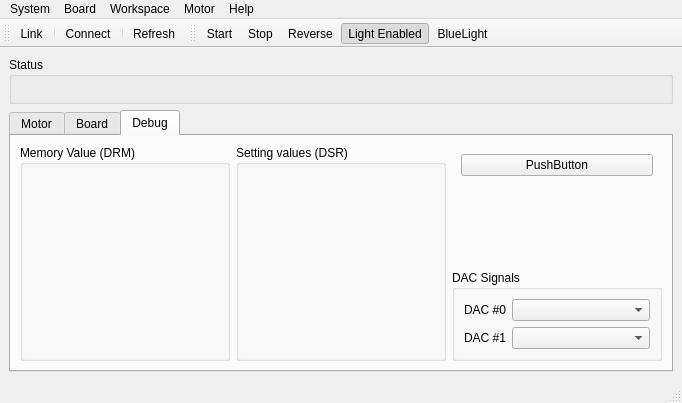
<?xml version="1.0" encoding="UTF-8"?>
<ui version="4.0">
 <class>DevWindow</class>
 <widget class="QMainWindow" name="DevWindow">
  <property name="geometry">
   <rect>
    <x>0</x>
    <y>0</y>
    <width>682</width>
    <height>403</height>
   </rect>
  </property>
  <property name="windowTitle">
   <string>DsmCP - Dev</string>
  </property>
  <widget class="QWidget" name="centralwidget">
   <layout class="QVBoxLayout" name="verticalLayout">
    <item>
     <widget class="QGroupBox" name="groupBoxBoardStatus">
      <property name="title">
       <string>Status</string>
      </property>
      <layout class="QGridLayout" name="gridLayout">
       <item row="0" column="0" colspan="2">
        <widget class="QError" name="frameBoardError"/>
       </item>
       <item row="1" column="0">
        <widget class="QRegisterFlagDev" name="frameBoardStatus1">
         <property name="frameShape">
          <enum>QFrame::StyledPanel</enum>
         </property>
         <property name="frameShadow">
          <enum>QFrame::Raised</enum>
         </property>
        </widget>
       </item>
       <item row="1" column="1">
        <widget class="QRegisterFlagDev" name="frameBoardStatus2">
         <property name="frameShape">
          <enum>QFrame::StyledPanel</enum>
         </property>
         <property name="frameShadow">
          <enum>QFrame::Raised</enum>
         </property>
        </widget>
       </item>
      </layout>
     </widget>
    </item>
    <item>
     <widget class="QTabWidget" name="tabWidget">
      <property name="sizePolicy">
       <sizepolicy hsizetype="Expanding" vsizetype="Expanding">
        <horstretch>0</horstretch>
        <verstretch>0</verstretch>
       </sizepolicy>
      </property>
      <property name="currentIndex">
       <number>2</number>
      </property>
      <widget class="QWidget" name="tabMotor">
       <attribute name="title">
        <string>Motor</string>
       </attribute>
       <layout class="QGridLayout" name="gridLayout_2">
        <item row="0" column="1">
         <widget class="QGroupBox" name="groupBoxTorque">
          <property name="title">
           <string>Torque</string>
          </property>
          <layout class="QVBoxLayout" name="verticalLayoutTorque">
           <item>
            <widget class="QTorque" name="widgetTorque">
             <property name="frameShape">
              <enum>QFrame::StyledPanel</enum>
             </property>
             <property name="frameShadow">
              <enum>QFrame::Raised</enum>
             </property>
            </widget>
           </item>
          </layout>
         </widget>
        </item>
        <item row="1" column="1">
         <widget class="QActionButton" name="pushButtonStop">
          <property name="text">
           <string>PushButton</string>
          </property>
          <property name="icon">
           <iconset resource="../res/img.qrc">
            <normaloff>:/img/32/stop.png</normaloff>:/img/32/stop.png</iconset>
          </property>
         </widget>
        </item>
        <item row="1" column="0">
         <widget class="QActionButton" name="pushButtonStart">
          <property name="text">
           <string>PushButton</string>
          </property>
          <property name="icon">
           <iconset resource="../res/img.qrc">
            <normaloff>:/img/32/start.png</normaloff>:/img/32/start.png</iconset>
          </property>
         </widget>
        </item>
        <item row="0" column="0">
         <widget class="QGroupBox" name="groupBoxSpeed">
          <property name="title">
           <string>Speed</string>
          </property>
          <layout class="QVBoxLayout" name="verticalLayoutSpeed">
           <item>
            <widget class="QSpeed" name="widgetSpeed">
             <property name="frameShape">
              <enum>QFrame::StyledPanel</enum>
             </property>
             <property name="frameShadow">
              <enum>QFrame::Raised</enum>
             </property>
            </widget>
           </item>
          </layout>
         </widget>
        </item>
       </layout>
      </widget>
      <widget class="QWidget" name="tabBoard">
       <attribute name="title">
        <string>Board</string>
       </attribute>
       <layout class="QGridLayout" name="gridLayout_3">
        <item row="0" column="1">
         <widget class="QGroupBox" name="groupBoxAnalogInputs">
          <property name="title">
           <string>Analog inputs</string>
          </property>
          <layout class="QHBoxLayout" name="horizontalLayout"/>
         </widget>
        </item>
        <item row="0" column="0">
         <widget class="QGroupBox" name="groupBoxSystemMode">
          <property name="title">
           <string>System mode</string>
          </property>
          <layout class="QVBoxLayout" name="verticalLayout_2">
           <item>
            <widget class="QSystemModeDev" name="frameSystemMode">
             <property name="frameShape">
              <enum>QFrame::StyledPanel</enum>
             </property>
             <property name="frameShadow">
              <enum>QFrame::Raised</enum>
             </property>
            </widget>
           </item>
          </layout>
         </widget>
        </item>
        <item row="0" column="2">
         <widget class="QGroupBox" name="groupBoxAB14">
          <property name="title">
           <string>Dip switch AB-14</string>
          </property>
          <layout class="QHBoxLayout" name="horizontalLayout_3">
           <item>
            <widget class="QDipSwitch4" name="dipswitch_ab14" native="true">
             <property name="enabled">
              <bool>true</bool>
             </property>
             <property name="sizePolicy">
              <sizepolicy hsizetype="Preferred" vsizetype="Preferred">
               <horstretch>0</horstretch>
               <verstretch>0</verstretch>
              </sizepolicy>
             </property>
            </widget>
           </item>
          </layout>
         </widget>
        </item>
       </layout>
      </widget>
      <widget class="QWidget" name="tabDebug">
       <attribute name="title">
        <string>Debug</string>
       </attribute>
       <layout class="QGridLayout" name="gridLayout_5">
        <item row="0" column="2">
         <widget class="QFrame" name="frame">
          <property name="frameShape">
           <enum>QFrame::NoFrame</enum>
          </property>
          <property name="frameShadow">
           <enum>QFrame::Raised</enum>
          </property>
          <layout class="QHBoxLayout" name="horizontalLayout_2">
           <item>
            <widget class="QActionButton" name="pushButtonRefreshDebug">
             <property name="text">
              <string>PushButton</string>
             </property>
            </widget>
           </item>
          </layout>
         </widget>
        </item>
        <item row="1" column="2">
         <spacer name="verticalSpacer">
          <property name="orientation">
           <enum>Qt::Vertical</enum>
          </property>
          <property name="sizeHint" stdset="0">
           <size>
            <width>20</width>
            <height>40</height>
           </size>
          </property>
         </spacer>
        </item>
        <item row="0" column="0" rowspan="3">
         <widget class="QGroupBox" name="groupBoxDebugValues">
          <property name="title">
           <string>Memory Value (DRM)</string>
          </property>
          <layout class="QGridLayout" name="gridLayout_4"/>
         </widget>
        </item>
        <item row="2" column="2">
         <widget class="QGroupBox" name="groupBoxDebugDAC">
          <property name="title">
           <string>DAC Signals</string>
          </property>
          <layout class="QFormLayout" name="formLayout">
           <item row="0" column="0">
            <widget class="QLabel" name="labelDebugDac0">
             <property name="text">
              <string>DAC #0</string>
             </property>
            </widget>
           </item>
           <item row="0" column="1">
            <widget class="QComboBox" name="comboBoxDebugDac0"/>
           </item>
           <item row="1" column="0">
            <widget class="QLabel" name="labelDebugDac1">
             <property name="text">
              <string>DAC #1</string>
             </property>
            </widget>
           </item>
           <item row="1" column="1">
            <widget class="QComboBox" name="comboBoxDebugDac1"/>
           </item>
          </layout>
         </widget>
        </item>
        <item row="0" column="1" rowspan="3">
         <widget class="QGroupBox" name="groupBoxDebugSettingValues">
          <property name="title">
           <string>Setting values (DSR)</string>
          </property>
          <layout class="QGridLayout" name="gridLayout_6"/>
         </widget>
        </item>
       </layout>
      </widget>
     </widget>
    </item>
   </layout>
  </widget>
  <widget class="QMenuBar" name="menuBar">
   <property name="geometry">
    <rect>
     <x>0</x>
     <y>0</y>
     <width>682</width>
     <height>22</height>
    </rect>
   </property>
   <widget class="QMenu" name="menuSystem">
    <property name="title">
     <string>System</string>
    </property>
    <addaction name="actionLink"/>
    <addaction name="actionConnect"/>
    <addaction name="actionRefresh"/>
    <addaction name="actionAutoRefresh"/>
    <addaction name="separator"/>
    <addaction name="actionQuit"/>
   </widget>
   <widget class="QMenu" name="menuMotor">
    <property name="title">
     <string>Motor</string>
    </property>
    <addaction name="actionMotorMode"/>
    <addaction name="actionMotorStart"/>
    <addaction name="actionMotorStop"/>
    <addaction name="actionLightEnabled"/>
    <addaction name="actionLightBlue"/>
    <addaction name="actionMotorReverse"/>
   </widget>
   <widget class="QMenu" name="menuHelp">
    <property name="title">
     <string>Help</string>
    </property>
    <addaction name="actionHelp"/>
    <addaction name="actionAbout"/>
    <addaction name="actionRegistersView"/>
   </widget>
   <widget class="QMenu" name="menuWorkspace">
    <property name="title">
     <string>Workspace</string>
    </property>
   </widget>
   <widget class="QMenu" name="menuBoard">
    <property name="title">
     <string>Board</string>
    </property>
    <addaction name="actionFirmReset"/>
    <addaction name="actionAPISendFirmware"/>
    <addaction name="actionAboutBoard"/>
    <addaction name="actionRefreshDebug"/>
    <addaction name="actionRefreshAnalogInputs"/>
   </widget>
   <addaction name="menuSystem"/>
   <addaction name="menuBoard"/>
   <addaction name="menuWorkspace"/>
   <addaction name="menuMotor"/>
   <addaction name="menuHelp"/>
  </widget>
  <widget class="QStatusBar" name="statusBar"/>
  <widget class="QToolBar" name="toolBarSystem">
   <property name="windowTitle">
    <string>toolBar</string>
   </property>
   <attribute name="toolBarArea">
    <enum>TopToolBarArea</enum>
   </attribute>
   <attribute name="toolBarBreak">
    <bool>false</bool>
   </attribute>
   <addaction name="actionLink"/>
   <addaction name="separator"/>
   <addaction name="actionConnect"/>
   <addaction name="separator"/>
   <addaction name="actionRefresh"/>
  </widget>
  <widget class="QToolBar" name="toolBarMotor">
   <property name="windowTitle">
    <string>toolBar_2</string>
   </property>
   <attribute name="toolBarArea">
    <enum>TopToolBarArea</enum>
   </attribute>
   <attribute name="toolBarBreak">
    <bool>false</bool>
   </attribute>
   <addaction name="actionMotorStart"/>
   <addaction name="actionMotorStop"/>
   <addaction name="actionMotorReverse"/>
   <addaction name="actionLightEnabled"/>
   <addaction name="actionLightBlue"/>
  </widget>
  <action name="actionLink">
   <property name="checkable">
    <bool>true</bool>
   </property>
   <property name="icon">
    <iconset resource="../res/img.qrc">
     <normaloff>:/img/32/unlink.png</normaloff>
     <normalon>:/img/32/link.png</normalon>
     <activeoff>:/img/32/link.png</activeoff>
     <activeon>:/img/32/unlink.png</activeon>:/img/32/unlink.png</iconset>
   </property>
   <property name="text">
    <string>Link</string>
   </property>
   <property name="toolTip">
    <string>Link DCP to board</string>
   </property>
  </action>
  <action name="actionMotorStart">
   <property name="icon">
    <iconset>
     <normalon>:/img/32/start.png</normalon>
    </iconset>
   </property>
   <property name="text">
    <string>Start</string>
   </property>
   <property name="toolTip">
    <string>Start the motor</string>
   </property>
   <property name="shortcut">
    <string>F2</string>
   </property>
  </action>
  <action name="actionLightEnabled">
   <property name="checkable">
    <bool>true</bool>
   </property>
   <property name="checked">
    <bool>true</bool>
   </property>
   <property name="icon">
    <iconset resource="../res/img.qrc">
     <normaloff>:/img/32/light-off.png</normaloff>
     <normalon>:/img/32/light-on.png</normalon>
     <activeoff>:/img/32/light-on.png</activeoff>
     <activeon>:/img/32/light-off.png</activeon>:/img/32/light-off.png</iconset>
   </property>
   <property name="text">
    <string>Light Enabled</string>
   </property>
   <property name="toolTip">
    <string>Enable/disable Light</string>
   </property>
   <property name="shortcut">
    <string>F4</string>
   </property>
  </action>
  <action name="actionLightBlue">
   <property name="checkable">
    <bool>true</bool>
   </property>
   <property name="icon">
    <iconset resource="../res/img.qrc">
     <normaloff>:/img/32/light.png</normaloff>
     <normalon>:/img/32/light-blue.png</normalon>
     <activeoff>:/img/32/light-blue.png</activeoff>
     <activeon>:/img/32/light.png</activeon>:/img/32/light.png</iconset>
   </property>
   <property name="text">
    <string>BlueLight</string>
   </property>
   <property name="toolTip">
    <string>Switch white / blue light</string>
   </property>
   <property name="shortcut">
    <string>F9</string>
   </property>
  </action>
  <action name="actionMotorReverse">
   <property name="checkable">
    <bool>true</bool>
   </property>
   <property name="icon">
    <iconset resource="../res/img.qrc">
     <normaloff>:/img/32/clockwise.png</normaloff>
     <normalon>:/img/32/counterclockwise.png</normalon>
     <activeoff>:/img/32/counterclockwise.png</activeoff>
     <activeon>:/img/32/clockwise.png</activeon>:/img/32/clockwise.png</iconset>
   </property>
   <property name="text">
    <string>Reverse</string>
   </property>
   <property name="toolTip">
    <string>Reverses the motor rotation direction</string>
   </property>
   <property name="shortcut">
    <string>F7</string>
   </property>
  </action>
  <action name="actionAbout">
   <property name="text">
    <string>About ...</string>
   </property>
   <property name="shortcut">
    <string>Ctrl+F1</string>
   </property>
  </action>
  <action name="actionQuit">
   <property name="text">
    <string>Quit</string>
   </property>
   <property name="shortcut">
    <string>Ctrl+Q</string>
   </property>
  </action>
  <action name="actionAutoRefresh">
   <property name="checkable">
    <bool>true</bool>
   </property>
   <property name="icon">
    <iconset>
     <normalon>:/img/32/autorefresh.png</normalon>
    </iconset>
   </property>
   <property name="text">
    <string>AutoRefresh</string>
   </property>
  </action>
  <action name="actionUnlink">
   <property name="icon">
    <iconset>
     <normalon>:/img/32/unlink.png</normalon>
    </iconset>
   </property>
   <property name="text">
    <string>Unlink</string>
   </property>
   <property name="toolTip">
    <string>Unlink DCP from board</string>
   </property>
  </action>
  <action name="actionRefresh">
   <property name="icon">
    <iconset>
     <normalon>:/img/32/refresh.png</normalon>
    </iconset>
   </property>
   <property name="text">
    <string>Refresh</string>
   </property>
   <property name="toolTip">
    <string>Refresh</string>
   </property>
   <property name="shortcut">
    <string>Ctrl+F5</string>
   </property>
  </action>
  <action name="actionHelp">
   <property name="icon">
    <iconset>
     <normalon>:/img/32/help.png</normalon>
    </iconset>
   </property>
   <property name="text">
    <string>Help</string>
   </property>
   <property name="shortcut">
    <string>F1</string>
   </property>
  </action>
  <action name="actionMotorStop">
   <property name="icon">
    <iconset>
     <normalon>:/img/32/stop.png</normalon>
    </iconset>
   </property>
   <property name="text">
    <string>Stop</string>
   </property>
   <property name="toolTip">
    <string>Stop the motor</string>
   </property>
   <property name="shortcut">
    <string>F3</string>
   </property>
  </action>
  <action name="actionFirmReset">
   <property name="text">
    <string>Firmware Reset</string>
   </property>
   <property name="toolTip">
    <string>Reset the firmware settings</string>
   </property>
  </action>
  <action name="actionAPISendFirmware">
   <property name="text">
    <string>Send Firmware</string>
   </property>
  </action>
  <action name="actionAboutBoard">
   <property name="text">
    <string>About board...</string>
   </property>
  </action>
  <action name="actionMotorMode">
   <property name="text">
    <string>Motor mode...</string>
   </property>
   <property name="toolTip">
    <string>Show motor mode dialog</string>
   </property>
   <property name="shortcut">
    <string>F10</string>
   </property>
  </action>
  <action name="actionRegistersView">
   <property name="text">
    <string>Registers view</string>
   </property>
   <property name="shortcut">
    <string>Shift+F1</string>
   </property>
  </action>
  <action name="actionConnect">
   <property name="icon">
    <iconset resource="../res/img.qrc">
     <normaloff>:/img/32/key.png</normaloff>:/img/32/key.png</iconset>
   </property>
   <property name="text">
    <string>Connect...</string>
   </property>
   <property name="toolTip">
    <string>Connect</string>
   </property>
  </action>
  <action name="actionRefreshDebug">
   <property name="icon">
    <iconset resource="../res/img.qrc">
     <normaloff>:/img/32/refresh.png</normaloff>:/img/32/refresh.png</iconset>
   </property>
   <property name="text">
    <string>Refresh debug</string>
   </property>
   <property name="shortcut">
    <string>F5</string>
   </property>
  </action>
  <action name="actionRefreshAnalogInputs">
   <property name="text">
    <string>Refresh Analog Inputs</string>
   </property>
   <property name="toolTip">
    <string>Refresh Analog Inputs</string>
   </property>
   <property name="shortcut">
    <string>Shift+F5</string>
   </property>
  </action>
 </widget>
 <customwidgets>
  <customwidget>
   <class>QActionButton</class>
   <extends>QPushButton</extends>
   <header>..widget.qactionbutton</header>
  </customwidget>
  <customwidget>
   <class>QSpeed</class>
   <extends>QFrame</extends>
   <header>..widget.qspeed</header>
   <container>1</container>
  </customwidget>
  <customwidget>
   <class>QError</class>
   <extends>QFrame</extends>
   <header>..widget.qerror</header>
   <container>1</container>
  </customwidget>
  <customwidget>
   <class>QTorque</class>
   <extends>QFrame</extends>
   <header>..widget.qtorque</header>
   <container>1</container>
  </customwidget>
  <customwidget>
   <class>QSystemModeDev</class>
   <extends>QFrame</extends>
   <header>..widget.qsystemmode</header>
   <container>1</container>
  </customwidget>
  <customwidget>
   <class>QRegisterFlagDev</class>
   <extends>QFrame</extends>
   <header>..widget.qregisterflag</header>
   <container>1</container>
  </customwidget>
  <customwidget>
   <class>QDipSwitch4</class>
   <extends>QWidget</extends>
   <header>..widget.qdipswitch</header>
   <container>1</container>
  </customwidget>
 </customwidgets>
 <resources>
  <include location="../res/img.qrc"/>
 </resources>
 <connections>
  <connection>
   <sender>actionQuit</sender>
   <signal>triggered()</signal>
   <receiver>DevWindow</receiver>
   <slot>close()</slot>
   <hints>
    <hint type="sourcelabel">
     <x>-1</x>
     <y>-1</y>
    </hint>
    <hint type="destinationlabel">
     <x>399</x>
     <y>299</y>
    </hint>
   </hints>
  </connection>
 </connections>
</ui>
